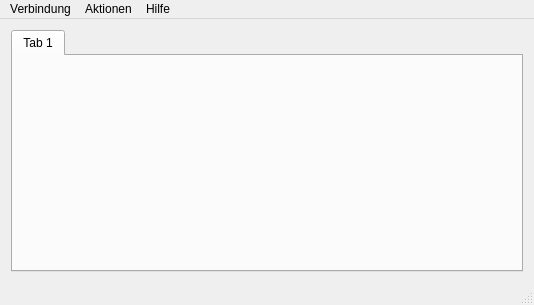
<?xml version="1.0" encoding="UTF-8"?>
<ui version="4.0">
 <class>MainWindow</class>
 <widget class="QMainWindow" name="MainWindow">
  <property name="geometry">
   <rect>
    <x>0</x>
    <y>0</y>
    <width>534</width>
    <height>305</height>
   </rect>
  </property>
  <property name="windowTitle">
   <string>Raumalarm Einstellungen</string>
  </property>
  <property name="windowIcon">
   <iconset resource="res.qrc">
    <normaloff>:/images/preferences-desktop-icons.png</normaloff>:/images/preferences-desktop-icons.png</iconset>
  </property>
  <property name="tabShape">
   <enum>QTabWidget::Rounded</enum>
  </property>
  <widget class="QWidget" name="centralWidget">
   <layout class="QVBoxLayout" name="verticalLayout_3">
    <item>
     <widget class="QTabWidget" name="tabWidget">
      <property name="currentIndex">
       <number>0</number>
      </property>
      <widget class="QWidget" name="tab">
       <attribute name="title">
        <string>Tab 1</string>
       </attribute>
      </widget>
     </widget>
    </item>
   </layout>
  </widget>
  <widget class="QStatusBar" name="statusBar"/>
  <widget class="QMenuBar" name="menuBar">
   <property name="geometry">
    <rect>
     <x>0</x>
     <y>0</y>
     <width>534</width>
     <height>24</height>
    </rect>
   </property>
   <widget class="QMenu" name="menuAktionen">
    <property name="title">
     <string>Aktionen</string>
    </property>
    <widget class="QMenu" name="menuEvent_System">
     <property name="title">
      <string>Event System</string>
     </property>
     <addaction name="actionEventStop"/>
     <addaction name="actionEventSnooze"/>
     <addaction name="actionEventTest"/>
    </widget>
    <addaction name="menuEvent_System"/>
    <addaction name="actionRefresh"/>
    <addaction name="actionSync"/>
   </widget>
   <widget class="QMenu" name="menuHilfe">
    <property name="title">
     <string>Hilfe</string>
    </property>
    <addaction name="actionAbout"/>
    <addaction name="actionAboutQt"/>
   </widget>
   <widget class="QMenu" name="menuConnection">
    <property name="title">
     <string>Verbindung</string>
    </property>
    <addaction name="actionConnect"/>
    <addaction name="actionClose"/>
   </widget>
   <addaction name="menuConnection"/>
   <addaction name="menuAktionen"/>
   <addaction name="menuHilfe"/>
  </widget>
  <action name="actionConnect">
   <property name="text">
    <string>Verbinden ...</string>
   </property>
  </action>
  <action name="actionSettings">
   <property name="text">
    <string>Einstellungen...</string>
   </property>
  </action>
  <action name="actionClose">
   <property name="text">
    <string>Beenden</string>
   </property>
  </action>
  <action name="actionEventStop">
   <property name="text">
    <string>Stoppen</string>
   </property>
  </action>
  <action name="actionEventSnooze">
   <property name="text">
    <string>Snoozen</string>
   </property>
  </action>
  <action name="actionAbout">
   <property name="text">
    <string>Über ...</string>
   </property>
  </action>
  <action name="actionAboutQt">
   <property name="text">
    <string>Über Qt</string>
   </property>
  </action>
  <action name="actionEventTest">
   <property name="text">
    <string>Test Sound</string>
   </property>
  </action>
  <action name="actionRefresh">
   <property name="text">
    <string>Mit Ethersex synchronisieren</string>
   </property>
  </action>
  <action name="actionSync">
   <property name="text">
    <string>Mit RoomControl synchronisieren</string>
   </property>
  </action>
 </widget>
 <layoutdefault spacing="6" margin="11"/>
 <resources>
  <include location="res.qrc"/>
 </resources>
 <connections/>
</ui>
